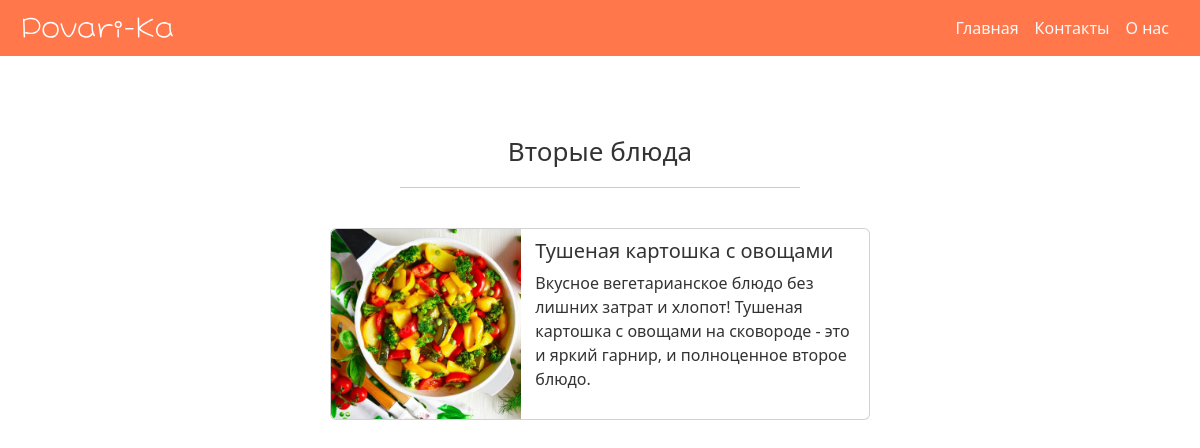
Page /category/second_course on the committed database.
### recipes/models.py (models this page shows, shortened)
class Recipe(models.Model):
    category = models.CharField(max_length=15, choices=CATEGORY_CHOICES, default='')
    name = models.CharField(max_length=250, default='', unique=True)
    description = models.CharField(max_length=150, default='')
    image = models.ImageField(upload_to='images', blank=True, null=True, default='Recipe Image')
    cooking_time = models.IntegerField(null=True)

### recipes/views.py (the view)
# urls.py: path('category/<str:category_val>', views.category, name='category'),
def category(request, category_val):
    template = loader.get_template('category.html')
    category_choices = CATEGORY_CHOICES[category_val]
    category_result = Recipe.objects.all().filter(category=category_val)
    context = {
        'category_choices': category_choices,
        'curr_category': category_val,
        'category_result': category_result,
    }
    return HttpResponse(template.render(context, request))

### recipes/templates/category.html (shortened to what this page needs)
{% extends "master.html" %}
{% load static %}
{% block css %}
<link rel="stylesheet" href="{% static 'css/category.css' %}">
{% endblock %}
{% block content %}
    <h1 class="choose-category">{{ category_choices }}</h1>
    <hr class="category-underline" style="border-color: #333333;">
    {% for x in category_result %}
        <div class="card mb-3" style="max-width: 540px;">
            <a href="/recipe/{{ x.id }}">
                <div class="row g-0 mx-auto">
                    <div class="col-md-4">
                        <img class="category-recipe-img rounded-start"
                            src="{{x.image.url}}"
                            alt="Recipe Image"
                        />
                    </div>
                    <div class="col-md-8">
                        <div class="card-body-category">
                            <h5 class="card-title">{{x.name|lower|capfirst}}</h5>
                            <p class="card-text">
                                {{x.description}}
                            </p>
                        </div>
                    </div>
                </div>
            </a>
        </div>
    {% endfor %}
{% endblock %}

### static/css/global.css (style rules this page uses)
body { background-color: #EFE7DC; }
.choose-category { font-size: 26px; margin-top: 80px; margin-bottom: 0; color: #333333; font-weight: 400; text-align: center; }

### static/css/category.css (style rules this page uses)
.card { height: 250px; margin: 40px auto; }
.card a { color: #333333; text-decoration: none; }
.category-recipe-img { height: 190px; width: 190px; object-fit: cover; }
.card-body-category { margin-top: 10px; margin-left: 25px; margin-right: 10px; }
.card-title { text-transform: lowercase; }
.card-title::first-letter { text-transform: uppercase; }
.category-underline { width: 400px; margin: auto; margin-top: 20px; }

### rows in the picture
Recipe: image (picture), name "тушеная картошка с овощами", description "Вкусное вегетарианское блюдо без лишних затрат и хлопот! Тушеная картошка с овощами на сковороде - это и яркий гарнир, и полноценное второе блюдо."

### other values in the picture
{{ category_choices }} "Вторые блюда"
